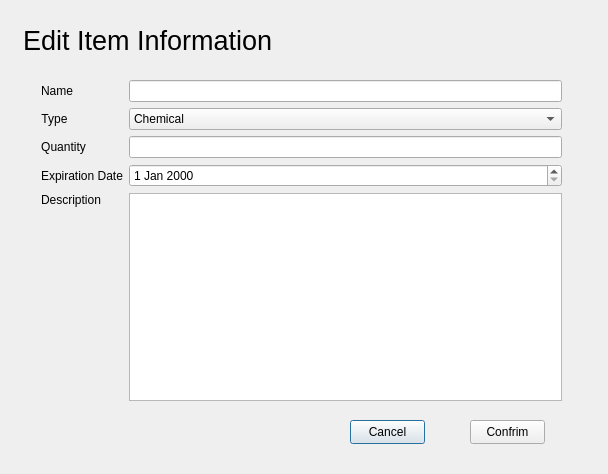
<?xml version="1.0" encoding="UTF-8"?>
<ui version="4.0">
 <class>Dialog</class>
 <widget class="QDialog" name="Dialog">
  <property name="geometry">
   <rect>
    <x>0</x>
    <y>0</y>
    <width>608</width>
    <height>474</height>
   </rect>
  </property>
  <property name="windowTitle">
   <string>Dialog</string>
  </property>
  <widget class="QPushButton" name="cancelBtn">
   <property name="geometry">
    <rect>
     <x>350</x>
     <y>420</y>
     <width>75</width>
     <height>24</height>
    </rect>
   </property>
   <property name="text">
    <string>Cancel</string>
   </property>
  </widget>
  <widget class="QLabel" name="label_16">
   <property name="geometry">
    <rect>
     <x>20</x>
     <y>0</y>
     <width>271</width>
     <height>81</height>
    </rect>
   </property>
   <property name="lineWidth">
    <number>0</number>
   </property>
   <property name="text">
    <string>&lt;html&gt;&lt;head/&gt;&lt;body&gt;&lt;p&gt;&lt;span style=&quot; font-size:20pt;&quot;&gt;Edit Item Information&lt;/span&gt;&lt;/p&gt;&lt;/body&gt;&lt;/html&gt;</string>
   </property>
   <property name="scaledContents">
    <bool>false</bool>
   </property>
   <property name="indent">
    <number>3</number>
   </property>
  </widget>
  <widget class="QPushButton" name="confirmBtn">
   <property name="geometry">
    <rect>
     <x>470</x>
     <y>420</y>
     <width>75</width>
     <height>24</height>
    </rect>
   </property>
   <property name="layoutDirection">
    <enum>Qt::LeftToRight</enum>
   </property>
   <property name="text">
    <string>Confrim</string>
   </property>
   <property name="autoDefault">
    <bool>true</bool>
   </property>
   <property name="default">
    <bool>false</bool>
   </property>
  </widget>
  <widget class="QWidget" name="">
   <property name="geometry">
    <rect>
     <x>41</x>
     <y>80</y>
     <width>521</width>
     <height>321</height>
    </rect>
   </property>
   <layout class="QFormLayout" name="formLayout">
    <item row="0" column="0">
     <widget class="QLabel" name="label">
      <property name="font">
       <font>
        <strikeout>false</strikeout>
       </font>
      </property>
      <property name="mouseTracking">
       <bool>true</bool>
      </property>
      <property name="text">
       <string>&lt;html&gt;&lt;head/&gt;&lt;body&gt;&lt;p align=&quot;center&quot;&gt;Name&lt;/p&gt;&lt;/body&gt;&lt;/html&gt;</string>
      </property>
     </widget>
    </item>
    <item row="0" column="1">
     <widget class="QLineEdit" name="nameInput"/>
    </item>
    <item row="1" column="0">
     <widget class="QLabel" name="label_2">
      <property name="text">
       <string>&lt;html&gt;&lt;head/&gt;&lt;body&gt;&lt;p align=&quot;center&quot;&gt;Type&lt;/p&gt;&lt;/body&gt;&lt;/html&gt;</string>
      </property>
     </widget>
    </item>
    <item row="1" column="1">
     <widget class="QComboBox" name="typeInput">
      <item>
       <property name="text">
        <string>Chemical</string>
       </property>
      </item>
      <item>
       <property name="text">
        <string>Material</string>
       </property>
      </item>
      <item>
       <property name="text">
        <string>Equipment</string>
       </property>
      </item>
     </widget>
    </item>
    <item row="2" column="0">
     <widget class="QLabel" name="label_3">
      <property name="text">
       <string>&lt;html&gt;&lt;head/&gt;&lt;body&gt;&lt;p align=&quot;center&quot;&gt;Quantity&lt;/p&gt;&lt;/body&gt;&lt;/html&gt;</string>
      </property>
     </widget>
    </item>
    <item row="2" column="1">
     <widget class="QLineEdit" name="quantityInput"/>
    </item>
    <item row="3" column="0">
     <widget class="QLabel" name="dateLabel">
      <property name="text">
       <string>Expiration Date</string>
      </property>
     </widget>
    </item>
    <item row="3" column="1">
     <widget class="QDateEdit" name="dateEdit"/>
    </item>
    <item row="4" column="0">
     <widget class="QLabel" name="label_5">
      <property name="text">
       <string>&lt;html&gt;&lt;head/&gt;&lt;body&gt;&lt;p align=&quot;center&quot;&gt;Description&lt;/p&gt;&lt;/body&gt;&lt;/html&gt;</string>
      </property>
      <property name="alignment">
       <set>Qt::AlignLeading|Qt::AlignLeft|Qt::AlignTop</set>
      </property>
     </widget>
    </item>
    <item row="4" column="1">
     <widget class="QTextEdit" name="descInput"/>
    </item>
   </layout>
  </widget>
 </widget>
 <resources/>
 <connections/>
</ui>
